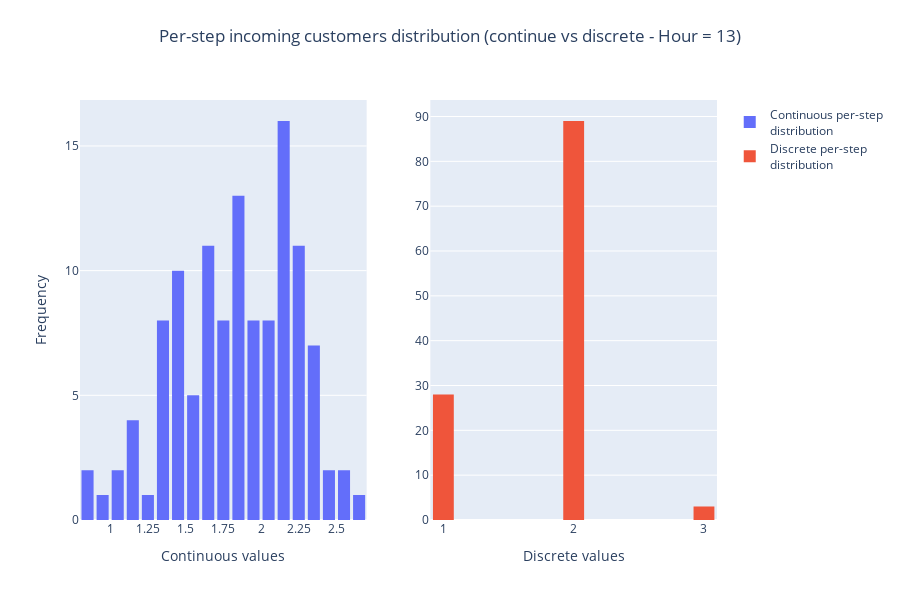

The notebook cell this image was saved under:
### Code cell
def plot_real_vs_discrete_distribution(df_full, hour, steps_in_hour, sigma):

    mu = df_full.set_index("hour").loc[hour]["real"]/steps_in_hour
    real_distribution = np.random.normal(mu, sigma, steps_in_hour)
    discrete_distribution = cast_to_discrete_dist(real_distribution)

    fig = make_subplots(rows=1, cols=2)

    fig.add_trace(go.Histogram(x=real_distribution, nbinsx=20,
                               name="Continuous per-step<br>distribution"), row=1, col=1)
    fig.add_trace(go.Histogram(x=discrete_distribution, nbinsx=20,
                               name="Discrete per-step<br>distribution"), row=1, col=2)

    fig.update_layout(
        height=600, width=900,
        xaxis = dict(
            tickmode = 'linear',
            tick0 = 0,
            dtick = 0.25
        ),
        yaxis = dict(
            tickmode = 'linear',
            tick0 = 0,
            dtick = 5
        ),
        xaxis2 = dict(
            tickmode = 'linear',
            tick0 = 0,
            dtick = 1
        ),
        yaxis2 = dict(
            tickmode = 'linear',
            tick0 = 0,
            dtick = 10
        ),
        bargap=0.2,

        title={
            'text': f'Per-step incoming customers distribution (continue vs discrete - Hour = {hour})',
            'y':0.95,
            'x':0.5,
            'xanchor': 'center',
            'yanchor': 'top'},
    )
    fig.update_xaxes(title_text="Continuous values", row=1, col=1)
    fig.update_xaxes(title_text="Discrete values", row=1, col=2)
    fig.update_yaxes(title_text="Frequency", row=1, col=1)

    return fig

hour = 13
fig = plot_real_vs_discrete_distribution(df_full, hour, steps_in_hour, SIGMA)
fig.write_image(join(OUTPUT_DIR, 'continuous_vs_discrete_distributions.png'), scale=SCALE)
fig.show()

### Figure 1 — Plotly figure (JSON) as saved in the notebook; plotly's stock layout.template omitted (floating-point values rounded to 4 significant figures)
{"data": [{"name": "Continuous per-step<br>distribution", "nbinsx": 20, "type": "histogram", "x": [1.989, 1.43, 1.995, 1.473, 1.868, 1.62, 1.411, 1.764, 1.304, 2.461, 2.197, 2.134, 2.081, 2.327, 1.64, 2.126, 2.347, 1.64, 1.347, 2.621, 1.005, 2.245, 2.28, 2.088, 2.202, 2.196, 2.309, 2.184, 1.39, 2.2, 1.027, 1.375, 0.8325, 2.188, 1.837, 2.298, 2.183, 1.949, 2.185, 1.476, 1.14, 1.874, 0.9404, 1.872, 2.145, 1.958, 2.151, 2.155, 1.447, 1.651, 2.236, 1.796, 2.559, 1.832, 2.242, 2.331, 1.641, 2.075, 1.962, 2.418, 2.277, 1.873, 1.272, 1.854, 1.725, 1.477, 1.496, 2.028, 1.805, 1.843, 1.856, 1.71, 1.557, 2.038, 2.371, 1.375, 2.043, 1.988, 2.164, 1.769, 1.665, 1.879, 2.187, 1.899, 2.34, 1.141, 2.213, 1.447, 1.658, 1.65, 1.701, 1.573, 1.721, 2.085, 1.164, 1.969, 1.465, 2.168, 1.566, 1.34, 2.065, 1.673, 1.516, 1.632, 1.512, 1.151, 2.214, 2.508, 2.342, 2.129, 2.165, 2.231, 1.422, 0.8983, 1.761, 1.697, 1.886, 1.928, 1.396, 1.389], "xaxis": "x", "yaxis": "y"}, {"name": "Discrete per-step<br>distribution", "nbinsx": 20, "type": "histogram", "x": [2, 1, 2, 1, 2, 2, 1, 2, 1, 2, 2, 2, 2, 2, 2, 2, 2, 2, 1, 3, 1, 2, 2, 2, 2, 2, 2, 2, 1, 2, 1, 1, 1, 2, 2, 2, 2, 2, 2, 1, 1, 2, 1, 2, 2, 2, 2, 2, 1, 2, 2, 2, 3, 2, 2, 2, 2, 2, 2, 2, 2, 2, 1, 2, 2, 1, 1, 2, 2, 2, 2, 2, 2, 2, 2, 1, 2, 2, 2, 2, 2, 2, 2, 2, 2, 1, 2, 1, 2, 2, 2, 2, 2, 2, 1, 2, 1, 2, 2, 1, 2, 2, 2, 2, 2, 1, 2, 3, 2, 2, 2, 2, 1, 1, 2, 2, 2, 2, 1, 1], "xaxis": "x2", "yaxis": "y2"}], "layout": {"bargap": 0.2, "height": 600, "title": {"text": "Per-step incoming customers distribution (continue vs discrete - Hour = 13)", "x": 0.5, "xanchor": "center", "y": 0.95, "yanchor": "top"}, "width": 900, "xaxis": {"anchor": "y", "domain": [0.0, 0.45], "dtick": 0.25, "tick0": 0, "tickmode": "linear", "title": {"text": "Continuous values"}}, "xaxis2": {"anchor": "y2", "domain": [0.55, 1.0], "dtick": 1, "tick0": 0, "tickmode": "linear", "title": {"text": "Discrete values"}}, "yaxis": {"anchor": "x", "domain": [0.0, 1.0], "dtick": 5, "tick0": 0, "tickmode": "linear", "title": {"text": "Frequency"}}, "yaxis2": {"anchor": "x2", "domain": [0.0, 1.0], "dtick": 10, "tick0": 0, "tickmode": "linear"}}}
